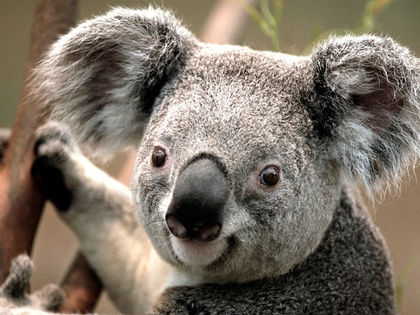
%> input picture Corte 1/Histogramas/Koala.jpg, 420 x 315 px, shrunk from 1024 x 768 before the run
$ octave Estudio.m   (GNU Octave 9; MATLAB toolbox functions it lacks are replaced by stand-ins)
%> lines starting %> are read from the running program, lines starting %| are printed output that depends on the picture; in (x1, y1, x2, y2) boxes, pixels count from 0 and x2, y2 are one past the last pixel; in counts of white or black regions, pixels touching at a corner belong together; the program's own positions count from 1
% Código Original
clc
im=imread('Koala.jpg');
%> im is the input picture: size 315x420x3 uint8; mean R, G, B 125.3, 114.7, 101.9
im=rgb2gray(im);
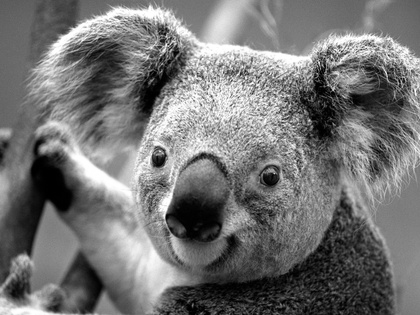
%> im: size 315x420 uint8; min 0, max 255, mean 116.4
[m,n]=size(im);
%> m = 315; n = 420
[nk,rk]=imhist(im);
%> nk = 256 values, max 1326 at index 105, min 138 at index 241, mean 516.8; rk = 256 values from 0 to 255
aux=nk(length(rk));
%> aux = 232

% Modificaciones en el código

% maxf=max(nk); % Se encuentra la frecuencia Máxima
% nknorm=nk/maxf; % Normalización con la frecuencia Máxima

imBin = im; % Se guarda la imagen para Binarizar

for i = 1:m
    for j = 1:n
        pixel = imBin(i,j);

        if pixel < 191 % Umbral del 75% (0-191 -- 192-255)
            imBin(i, j) = 0;
        else
            imBin(i, j) = 255;
        end
    end
end
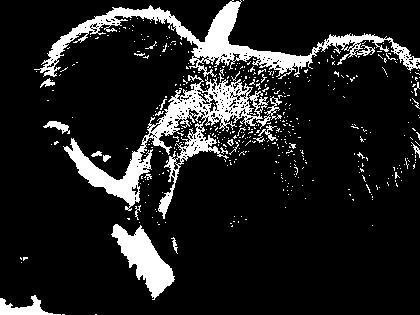
%> imBin: size 315x420 uint8; 12.7% white; 448 white regions (424 under 20 px), largest, box (x1, y1, x2, y2) and area: (63, 75, 269, 219) 6087, (34, 0, 420, 79) 5819, (111, 224, 175, 300) 2044

imshow(imBin)

% 1. Qué hace la línea 6?
% R/ Obtener la frecuencia (nk) de la intensidad (rk) 255.

% 2. El histograma está normalizado?
% R/ No.

% 3. Binarizar la imagen con un umbral del 75% del rango de intensidades.
